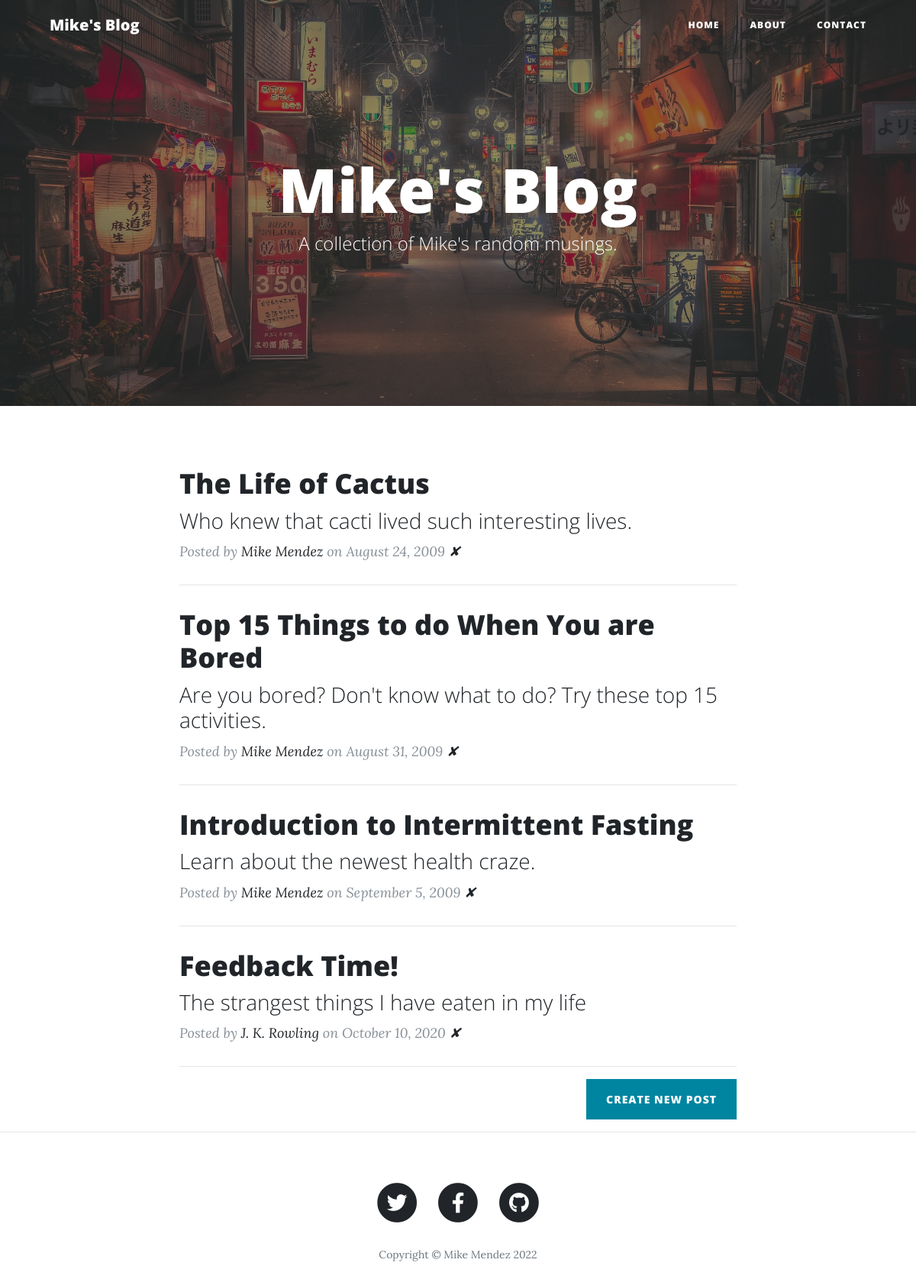
The page / on the database its author committed.
### main.py (models this page shows, shortened)
class BlogPost(db.Model):
    id = db.Column(db.Integer, primary_key=True)
    title = db.Column(db.String(250), unique=True, nullable=False)
    subtitle = db.Column(db.String(250), nullable=False)
    date = db.Column(db.String(250), nullable=False)
    body = db.Column(db.Text, nullable=False)
    author = db.Column(db.String(250), nullable=False)
    img_url = db.Column(db.String(250), nullable=False)

### main.py (the view)
@app.route('/')
def home():
    posts = BlogPost.query.all()
    return render_template("index.html", all_posts=posts)

### templates/index.html
{% include "header.html" %}
  <header class="masthead" style="background-image: url('{{ url_for('static', filename='images/home-bg2.jpg')}}')">
    <div class="overlay"></div>
    <div class="container">
      <div class="row">
        <div class="col-lg-8 col-md-10 mx-auto">
          <div class="site-heading">
            <h1>Mike's Blog</h1>
            <span class="subheading">A collection of Mike's random musings.</span>
          </div>
        </div>
      </div>
    </div>
  </header>
  <div class="container">
    <div class="row">
      <div class="col-lg-8 col-md-10 mx-auto">
        {% for post in all_posts %}
        <div class="post-preview">
          <a href="{{ url_for('show_post', index=post.id) }}">
            <h2 class="post-title">
              {{post.title}}
            </h2>
            <h3 class="post-subtitle">
              {{post.subtitle}}
            </h3>
          </a>
          <p class="post-meta">Posted by
            <a href="#">{{post.author}}</a>
            on {{post.date}}
            <a href="{{ url_for('delete_post', post_id=post.id) }}">✘</a>
          </p>
        </div>
        <hr>
        {% endfor %}
        <div class="clearfix">
          <a class="btn btn-primary float-right" href="{{ url_for('new_post') }}">Create New Post</a>
        </div>
      </div>
    </div>
  </div>
  <hr>
{% include "footer.html" %}

### templates/header.html (shortened to what this page needs)
<!DOCTYPE html>
<html lang="en">
<head>
  <link href="{{ url_for('static', filename='vendor/bootstrap/css/bootstrap.min.css') }}" rel="stylesheet">
  <link href="{{ url_for('static', filename='vendor/fontawesome-free/css/all.min.css')}}" rel="stylesheet" type="text/css">
  <link href="{{ url_for('static', filename='css/clean-blog.min.css')}}" rel="stylesheet">
</head>
<body>
  <nav class="navbar navbar-expand-lg navbar-light fixed-top" id="mainNav">
    <div class="container">
      <a class="navbar-brand" href="index.html">Mike's Blog</a>
      <div class="collapse navbar-collapse" id="navbarResponsive">
        <ul class="navbar-nav ml-auto">
          <li class="nav-item">
            <a class="nav-link" href="/">Home</a>
          </li>
          <li class="nav-item">
            <a class="nav-link" href="/about">About</a>
          </li>
          <li class="nav-item">
            <a class="nav-link" href="/contact">Contact</a>
          </li>
        </ul>
      </div>
    </div>
  </nav>

### templates/footer.html (shortened to what this page needs)
<footer>
    <div class="container">
        <div class="row">
            <div class="col-lg-8 col-md-10 mx-auto">
                <ul class="list-inline text-center">
                    <li class="list-inline-item">
                        <a href="#">
                <span class="fa-stack fa-lg">
                  <i class="fas fa-circle fa-stack-2x"></i>
                  <i class="fab fa-twitter fa-stack-1x fa-inverse"></i>
                </span>
                        </a>
                    </li>
                    <li class="list-inline-item">
                        <a href="#">
                <span class="fa-stack fa-lg">
                  <i class="fas fa-circle fa-stack-2x"></i>
                  <i class="fab fa-facebook-f fa-stack-1x fa-inverse"></i>
                </span>
                        </a>
                    </li>
                    <li class="list-inline-item">
                        <a href="#">
                <span class="fa-stack fa-lg">
                  <i class="fas fa-circle fa-stack-2x"></i>
                  <i class="fab fa-github fa-stack-1x fa-inverse"></i>
                </span>
                        </a>
                    </li>
                </ul>
                <p class="copyright text-muted">Copyright &copy; Mike Mendez 2022</p>
            </div>
        </div>
    </div>
</footer>
</body>
</html>

### rows shown on the page
BlogPost: title "The Life of Cactus", subtitle "Who knew that cacti lived such interesting lives.", author "Mike Mendez", date "August 24, 2009"
BlogPost: title "Top 15 Things to do When You are Bored", subtitle "Are you bored? Don't know what to do? Try these top 15 activities.", author "Mike Mendez", date "August 31, 2009"
BlogPost: title "Introduction to Intermittent Fasting", subtitle "Learn about the newest health craze.", author "Mike Mendez", date "September 5, 2009"
BlogPost: title "Feedback Time!", subtitle "The strangest things I have eaten in my life", author "J. K. Rowling", date "October 10, 2020"
